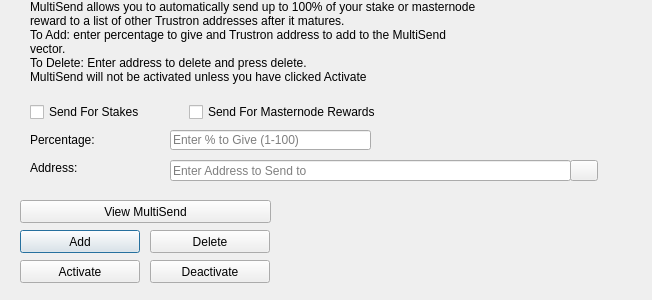
<?xml version="1.0" encoding="UTF-8"?>
<ui version="4.0">
 <class>MultiSendDialog</class>
 <widget class="QDialog" name="MultiSendDialog">
  <property name="windowModality">
   <enum>Qt::NonModal</enum>
  </property>
  <property name="geometry">
   <rect>
    <x>0</x>
    <y>0</y>
    <width>652</width>
    <height>300</height>
   </rect>
  </property>
  <property name="windowTitle">
   <string>MultiSend</string>
  </property>
  <widget class="QLineEdit" name="multiSendPercentEdit">
   <property name="geometry">
    <rect>
     <x>170</x>
     <y>130</y>
     <width>201</width>
     <height>20</height>
    </rect>
   </property>
   <property name="toolTip">
    <string>Enter whole numbers 1 - 100</string>
   </property>
   <property name="placeholderText">
    <string>Enter % to Give (1-100)</string>
   </property>
  </widget>
  <widget class="QLineEdit" name="multiSendAddressEdit">
   <property name="geometry">
    <rect>
     <x>170</x>
     <y>160</y>
     <width>401</width>
     <height>21</height>
    </rect>
   </property>
   <property name="toolTip">
    <string/>
   </property>
   <property name="placeholderText">
    <string>Enter Address to Send to</string>
   </property>
  </widget>
  <widget class="QLabel" name="label_2">
   <property name="geometry">
    <rect>
     <x>30</x>
     <y>0</y>
     <width>451</width>
     <height>121</height>
    </rect>
   </property>
   <property name="lineWidth">
    <number>1</number>
   </property>
   <property name="text">
    <string>MultiSend allows you to automatically send up to 100% of your stake or masternode reward to a list of other Trustron addresses after it matures.
To Add: enter percentage to give and Trustron address to add to the MultiSend vector.
To Delete: Enter address to delete and press delete.
MultiSend will not be activated unless you have clicked Activate</string>
   </property>
   <property name="alignment">
    <set>Qt::AlignLeading|Qt::AlignLeft|Qt::AlignTop</set>
   </property>
   <property name="wordWrap">
    <bool>true</bool>
   </property>
  </widget>
  <widget class="QLabel" name="message">
   <property name="geometry">
    <rect>
     <x>290</x>
     <y>200</y>
     <width>351</width>
     <height>91</height>
    </rect>
   </property>
   <property name="text">
    <string/>
   </property>
  </widget>
  <widget class="QPushButton" name="addButton">
   <property name="geometry">
    <rect>
     <x>20</x>
     <y>230</y>
     <width>120</width>
     <height>23</height>
    </rect>
   </property>
   <property name="toolTip">
    <string/>
   </property>
   <property name="statusTip">
    <string>Add to MultiSend Vector</string>
   </property>
   <property name="text">
    <string>Add</string>
   </property>
  </widget>
  <widget class="QPushButton" name="disableButton">
   <property name="geometry">
    <rect>
     <x>150</x>
     <y>260</y>
     <width>120</width>
     <height>23</height>
    </rect>
   </property>
   <property name="statusTip">
    <string>Deactivate MultiSend</string>
   </property>
   <property name="text">
    <string>Deactivate</string>
   </property>
  </widget>
  <widget class="QPushButton" name="addressBookButton">
   <property name="geometry">
    <rect>
     <x>570</x>
     <y>160</y>
     <width>28</width>
     <height>21</height>
    </rect>
   </property>
   <property name="toolTip">
    <string>Choose an address from the address book</string>
   </property>
   <property name="text">
    <string/>
   </property>
   <property name="icon">
    <iconset resource="../trustron.qrc">
     <normaloff>:/icons/address-book</normaloff>:/icons/address-book</iconset>
   </property>
   <property name="shortcut">
    <string>Alt+A</string>
   </property>
   <property name="autoDefault">
    <bool>false</bool>
   </property>
  </widget>
  <widget class="QLabel" name="label">
   <property name="geometry">
    <rect>
     <x>30</x>
     <y>130</y>
     <width>121</width>
     <height>20</height>
    </rect>
   </property>
   <property name="toolTip">
    <string>Percentage of stake to send</string>
   </property>
   <property name="text">
    <string>Percentage:</string>
   </property>
  </widget>
  <widget class="QLabel" name="label_5">
   <property name="geometry">
    <rect>
     <x>30</x>
     <y>160</y>
     <width>111</width>
     <height>16</height>
    </rect>
   </property>
   <property name="toolTip">
    <string>Address to send portion of stake to</string>
   </property>
   <property name="text">
    <string>Address:</string>
   </property>
  </widget>
  <widget class="QPushButton" name="deleteButton">
   <property name="geometry">
    <rect>
     <x>150</x>
     <y>230</y>
     <width>120</width>
     <height>23</height>
    </rect>
   </property>
   <property name="toolTip">
    <string/>
   </property>
   <property name="statusTip">
    <string>Delete Address From MultiSend Vector</string>
   </property>
   <property name="text">
    <string>Delete</string>
   </property>
  </widget>
  <widget class="QPushButton" name="activateButton">
   <property name="geometry">
    <rect>
     <x>20</x>
     <y>260</y>
     <width>120</width>
     <height>23</height>
    </rect>
   </property>
   <property name="statusTip">
    <string>Activate MultiSend</string>
   </property>
   <property name="text">
    <string>Activate</string>
   </property>
  </widget>
  <widget class="QPushButton" name="viewButton">
   <property name="geometry">
    <rect>
     <x>20</x>
     <y>200</y>
     <width>251</width>
     <height>23</height>
    </rect>
   </property>
   <property name="toolTip">
    <string/>
   </property>
   <property name="statusTip">
    <string>View MultiSend Vector</string>
   </property>
   <property name="text">
    <string>View MultiSend</string>
   </property>
  </widget>
  <widget class="QWidget" name="horizontalLayoutWidget">
   <property name="geometry">
    <rect>
     <x>30</x>
     <y>100</y>
     <width>351</width>
     <height>24</height>
    </rect>
   </property>
   <layout class="QHBoxLayout" name="horizontalLayout">
    <item>
     <widget class="QCheckBox" name="multiSendStakeCheckBox">
      <property name="text">
       <string>Send For Stakes</string>
      </property>
     </widget>
    </item>
    <item>
     <widget class="QCheckBox" name="multiSendMasternodeCheckBox">
      <property name="text">
       <string>Send For Masternode Rewards</string>
      </property>
     </widget>
    </item>
   </layout>
  </widget>
 </widget>
 <resources>
  <include location="../trustron.qrc"/>
 </resources>
 <connections/>
</ui>
